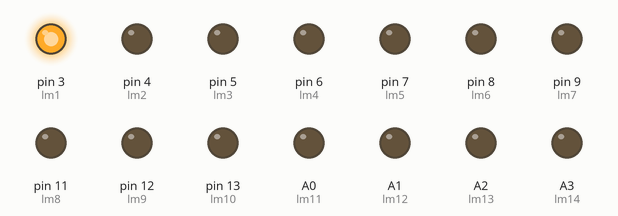
This sketch was run on a simulated Arduino Uno, built with avr-gcc and run on an emulated ATmega328P. Parts: output pins drawn as LEDs (lit = HIGH).

Above: at 0.1 s.
At 0.7 s:
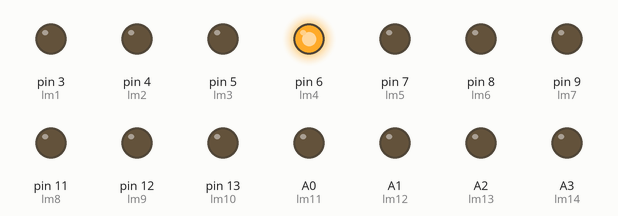
At 1.1 s:
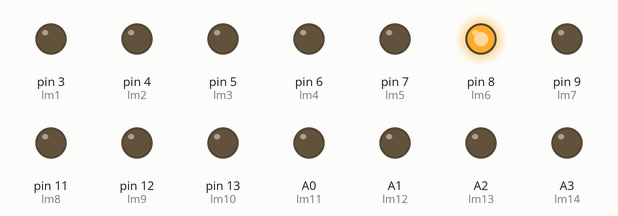
At 1.5 s:
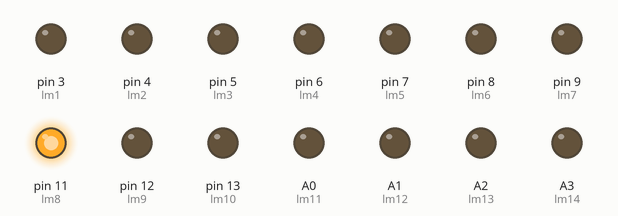
At 2.1 s:
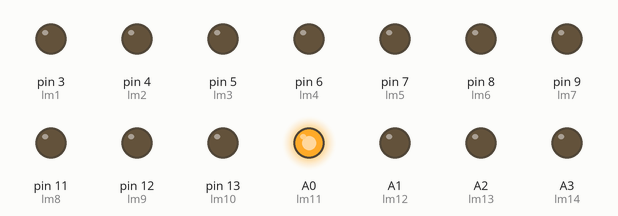
At 2.9 s:
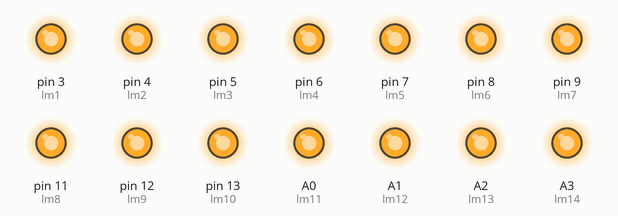
Timing chart, 0 to 4.4 s (numbered marks = the images above):
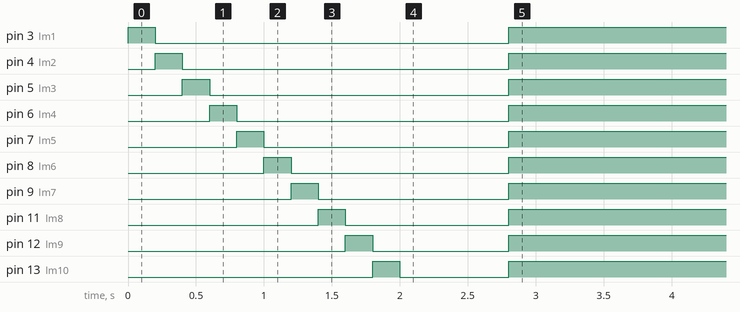

Measured:
- by itself, pin 3 (lm1): HIGH → LOW at 0.20 s, → HIGH 2.6 s later
- by itself, pin 4 (lm2): HIGH → LOW at 0.40 s, → HIGH 2.4 s later
- by itself, pin 5 (lm3): HIGH → LOW at 0.60 s, → HIGH 2.2 s later
- by itself, pin 6 (lm4): HIGH → LOW at 0.80 s, → HIGH 2.0 s later
- by itself, pin 7 (lm5): HIGH → LOW at 1.0 s, → HIGH 1.8 s later
- by itself, pin 8 (lm6): HIGH → LOW at 1.2 s, → HIGH 1.6 s later
- by itself, pin 9 (lm7): HIGH → LOW at 1.4 s, → HIGH 1.4 s later
- by itself, pin 11 (lm8): HIGH → LOW at 1.6 s, → HIGH 1.2 s later

The sketch:

Laser_Ball.ino
```cpp
/*
A sketch to power a laser ball (tennis ball containing laser modules).

The laser numbering is as follows; from the logo, left to right:

     9
 5  6  7  8
 1  2  3  4
10 11 12 13
     14

*/

#define lm1 3
#define lm2 4
#define lm3 5
#define lm4 6
#define lm5 7
#define lm6 8
#define lm7 9
#define lm8 11
#define lm9 12
#define lm10 13
#define lm11 A0
#define lm12 A1
#define lm13 A2
#define lm14 A3

void enableLasers(boolean l1, boolean l2, boolean l3,
                  boolean l4, boolean l5, boolean l6,
                  boolean l7, boolean l8, boolean l9,
                  boolean l10, boolean l11, boolean l12,
                  boolean l13, boolean l14) {
  if(l1) {digitalWrite(lm1, HIGH); delay(2); digitalWrite(lm1, LOW);}
  if(l2) {digitalWrite(lm2, HIGH); delay(2); digitalWrite(lm2, LOW);}
  if(l3) {digitalWrite(lm3, HIGH); delay(2); digitalWrite(lm3, LOW);}
  if(l4) {digitalWrite(lm4, HIGH); delay(2); digitalWrite(lm4, LOW);}
  if(l5) {digitalWrite(lm5, HIGH); delay(2); digitalWrite(lm5, LOW);}
  if(l6) {digitalWrite(lm6, HIGH); delay(2); digitalWrite(lm6, LOW);}
  if(l7) {digitalWrite(lm7, HIGH); delay(2); digitalWrite(lm7, LOW);}
  if(l8) {digitalWrite(lm8, HIGH); delay(2); digitalWrite(lm8, LOW);}
  if(l9) {digitalWrite(lm9, HIGH); delay(2); digitalWrite(lm9, LOW);}
  if(l10) {digitalWrite(lm10, HIGH); delay(2); digitalWrite(lm10, LOW);}
  if(l11) {digitalWrite(lm11, HIGH); delay(2); digitalWrite(lm11, LOW);}
  if(l12) {digitalWrite(lm12, HIGH); delay(2); digitalWrite(lm12, LOW);}
  if(l13) {digitalWrite(lm13, HIGH); delay(2); digitalWrite(lm13, LOW);}
  if(l14) {digitalWrite(lm14, HIGH); delay(2); digitalWrite(lm14, LOW);}
}

void laserOn(int laser) {
  digitalWrite(laser, HIGH);
}

void laserOff(int laser) {
  digitalWrite(laser, LOW);
}

void test() {
  digitalWrite(lm1, HIGH); delay(200); digitalWrite(lm1, LOW);
  digitalWrite(lm2, HIGH); delay(200); digitalWrite(lm2, LOW);
  digitalWrite(lm3, HIGH); delay(200); digitalWrite(lm3, LOW);
  digitalWrite(lm4, HIGH); delay(200); digitalWrite(lm4, LOW);
  digitalWrite(lm5, HIGH); delay(200); digitalWrite(lm5, LOW);
  digitalWrite(lm6, HIGH); delay(200); digitalWrite(lm6, LOW);
  digitalWrite(lm7, HIGH); delay(200); digitalWrite(lm7, LOW);
  digitalWrite(lm8, HIGH); delay(200); digitalWrite(lm8, LOW);
  digitalWrite(lm9, HIGH); delay(200); digitalWrite(lm9, LOW);
  digitalWrite(lm10, HIGH); delay(200); digitalWrite(lm10, LOW);
  digitalWrite(lm11, HIGH); delay(200); digitalWrite(lm11, LOW);
  digitalWrite(lm12, HIGH); delay(200); digitalWrite(lm12, LOW);
  digitalWrite(lm13, HIGH); delay(200); digitalWrite(lm13, LOW);
  digitalWrite(lm14, HIGH); delay(200); digitalWrite(lm14, LOW);
}

void setup() {
//  attachInterrupt(0, switchMode, RISING);
  pinMode(lm1, OUTPUT);
  pinMode(lm2, OUTPUT);
  pinMode(lm3, OUTPUT);
  pinMode(lm4, OUTPUT);
  pinMode(lm5, OUTPUT);
  pinMode(lm6, OUTPUT);
  pinMode(lm7, OUTPUT);
  pinMode(lm8, OUTPUT);
  pinMode(lm9, OUTPUT);
  pinMode(lm10, OUTPUT);
  pinMode(lm11, OUTPUT);
  pinMode(lm12, OUTPUT);
  pinMode(lm13, OUTPUT);
  pinMode(lm14, OUTPUT);
  test();
}

void loop() {
  laserOn(lm1);
  laserOn(lm2);
  laserOn(lm3);
  laserOn(lm4);
  laserOn(lm5);
  laserOn(lm6);
  laserOn(lm7);
  laserOn(lm8);
  laserOn(lm9);
  laserOn(lm10);
  laserOn(lm11);
  laserOn(lm12);
  laserOn(lm13);
  laserOn(lm14);
}
```
